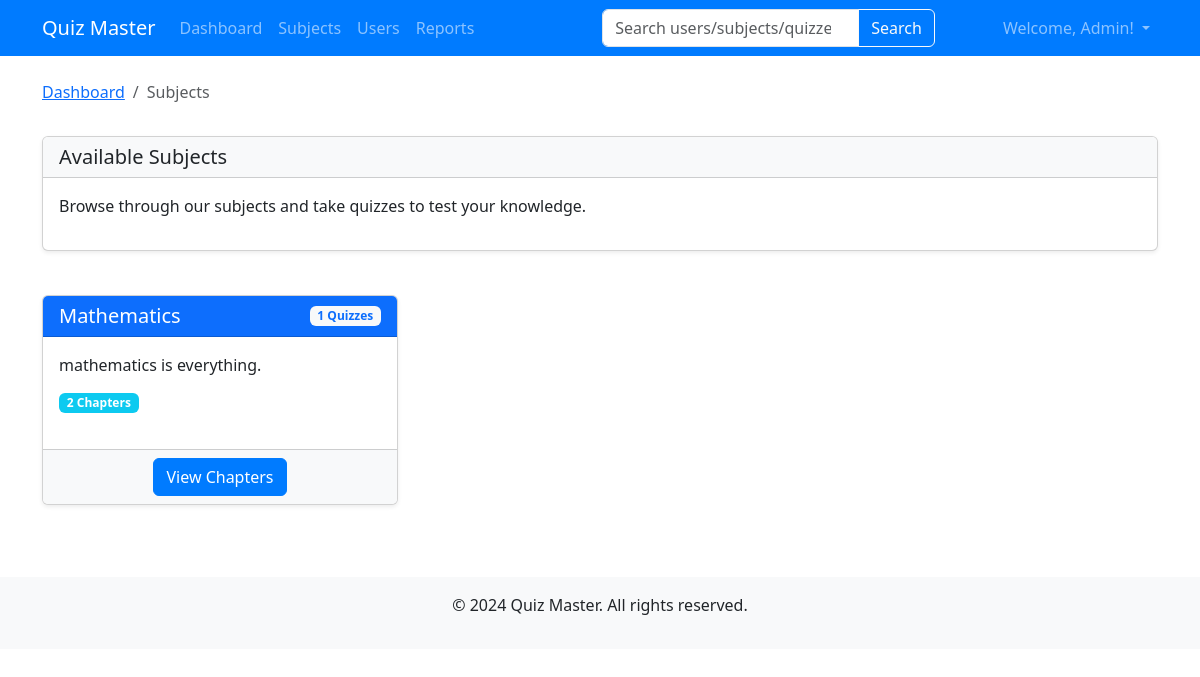
/user/subjects (signed in), run on the app's committed database.
### models.py (models this page shows, shortened)
class User(db.Model,UserMixin):
    id = db.Column(db.Integer, primary_key=True)
    email = db.Column(db.String(120), unique=True, nullable=False)
    password = db.Column(db.String(200), nullable=False)
    full_name = db.Column(db.String(100), nullable=False)
    qualification = db.Column(db.String(100), nullable=True)
    dob = db.Column(db.String(20), nullable=True)
    is_admin = db.Column(db.Boolean, default=False)
    scores = db.relationship('Score', backref='user', lazy=True, cascade="all, delete-orphan")

class Subject(db.Model):
    id = db.Column(db.Integer, primary_key=True)
    name = db.Column(db.String(100), nullable=False)
    description = db.Column(db.Text, nullable=True)
    chapters = db.relationship('Chapter', backref='subject', lazy=True, cascade="all, delete-orphan")
    def get_total_quizzes(self):
        count = 0
        for chapter in self.chapters:
            count += len(chapter.quizzes)
        return count

### routes/user.py (the view)
@user.route('/subjects')
@login_required
def subjects():
    subjects = Subject.query.all()
    return render_template('user/subjects.html', subjects=subjects)

### app.py (called while the page is built)
@login_manager.user_loader
def load_user(user_id):
    return User.query.get(int(user_id))

### models.py (called while the page is built)
    def get_status(self,user):
        for score in self.scores:
            if score.user_id == user.id:
                return "Taken"
        return "Open"

### routes/user.py (called while the page is built)
@user.before_request
def check_regular_user():
    if not current_user.is_authenticated:
        return redirect(url_for('auth.login'))

### templates/user/subjects.html (shortened to what this page needs)
{% extends 'base.html' %}
{% block content %}
<div class="row mb-3">
    <div class="col-12">
        <nav aria-label="breadcrumb">
            <ol class="breadcrumb">
                <li class="breadcrumb-item"><a href="{{ url_for('user.dashboard') }}">Dashboard</a></li>
                <li class="breadcrumb-item active" aria-current="page">Subjects</li>
            </ol>
        </nav>
    </div>
</div>
<div class="row mb-4">
    <div class="col-12">
        <div class="card shadow-sm">
            <div class="card-header bg-light">
                <h5 class="mb-0">Available Subjects</h5>
            </div>
            <div class="card-body">
                <p>Browse through our subjects and take quizzes to test your knowledge.</p>
            </div>
        </div>
    </div>
</div>
<div class="row">
    {% if subjects %}
        {% for subject in subjects %}
        <div class="col-md-4 mb-4">
            <div class="card h-100 shadow-sm">
                <div class="card-header bg-primary text-white d-flex justify-content-between align-items-center">
                    <h5 class="mb-0">{{ subject.name }}</h5>
                    <span class="badge bg-light text-primary">{{ subject.get_total_quizzes() }} Quizzes</span>
                </div>
                <div class="card-body">
                    <p class="card-text">{{ subject.description }}</p>
                    <div class="d-flex justify-content-between mt-3">
                        <span class="badge bg-info">{{ subject.chapters|length }} Chapters</span>
                        {% set open_quiz_count = 0 %}
                        {% for chapter in subject.chapters %}
                            {% for quiz in chapter.quizzes %}
                                {% if quiz.get_status(current_user) == 'Open' %}
                                    {% set open_quiz_count = open_quiz_count + 1 %}
                                {% endif %}
                            {% endfor %}
                        {% endfor %}
                    </div>
                </div>
                <div class="card-footer bg-light text-center">
                    <a href="{{ url_for('user.view_chapters', subject_id=subject.id) }}" class="btn btn-primary">View Chapters</a>
                </div>
            </div>
        </div>
        {% endfor %}
    {% else %}
    <div class="col-12">
        <div class="alert alert-info">
            <p class="mb-0">No subjects available yet. Please check back later.</p>
        </div>
    </div>
    {% endif %}
</div>
{% endblock %}

### templates/base.html (shortened to what this page needs)
<!DOCTYPE html>
<html lang="en">
<head>
    <link href="https://cdn.jsdelivr.net/npm/bootstrap@5.3.0-alpha1/dist/css/bootstrap.min.css" rel="stylesheet">
    <link rel="stylesheet" href="{{ url_for('static', filename='css/style.css') }}">
</head>
<body>
    <nav class="navbar navbar-expand-lg navbar-dark bg-primary">
        <div class="container">
            <a class="navbar-brand" href="/">Quiz Master</a>
            <div class="collapse navbar-collapse" id="navbarNav">
                <ul class="navbar-nav me-auto">
                    {% if current_user.is_authenticated %}
                        {% if current_user.is_admin %}
                            <li class="nav-item">
                                <a class="nav-link" href="{{ url_for('admin.dashboard') }}">Dashboard</a>
                            </li>
                            <li class="nav-item">
                                <a class="nav-link" href="{{ url_for('admin.subjects') }}">Subjects</a>
                            </li>
                            <li class="nav-item">
                                <a class="nav-link" href="{{ url_for('admin.users') }}">Users</a>
                            </li>
                            <li class="nav-item">
                                <a class="nav-link" href="{{ url_for('admin.reports') }}">Reports</a>
                            </li>
                        {% endif %}
                    {% endif %}
                </ul>
                {% if current_user.is_authenticated %}
                <form class="d-flex mx-auto" method="GET" action="{% if current_user.is_admin %}{{ url_for('admin.search') }}{% else %}{{ url_for('user.search') }}{% endif %}">
                    <div class="input-group">
                        <input class="form-control" type="search" name="query" placeholder="{% if current_user.is_admin %}Search users/subjects/quizzes{% else %}Search subjects/quizzes{% endif %}" aria-label="Search">
                        <button class="btn btn-outline-light" type="submit">Search</button>
                    </div>
                </form>
                {% endif %}
                <ul class="navbar-nav">
                    {% if current_user.is_authenticated %}
                        <li class="nav-item dropdown">
                            <a class="nav-link dropdown-toggle" href="#" id="navbarDropdown" role="button" data-bs-toggle="dropdown" aria-expanded="false">
                                Welcome, {{ current_user.full_name }}!
                            </a>
                        </li>
                    {% endif %}
                </ul>
            </div>
        </div>
    </nav>
    <div class="container mt-4">
        {% block content %}{% endblock %}
    </div>
    <footer class="mt-5 py-3 bg-light text-center">
        <div class="container">
            <p>&copy; 2024 Quiz Master. All rights reserved.</p>
        </div>
    </footer>
</body>
</html>

### static/css/style.css (style rules this page uses)
.navbar { background-color: #007bff !important; }
.card { box-shadow: 0 4px 6px rgba(0,0,0,0.1); margin-bottom: 20px; }
.card-header { font-weight: 500; }
footer { margin-top: 30px; padding: 20px 0; background-color: #f8f9fa; }
.btn-primary { background-color: #007bff; border-color: #007bff; }

### data on the page
User: full_name "Admin"
Subject: name "Mathematics", get_total_quizzes "1", description "mathematics is everything.", chapters|length "2"
